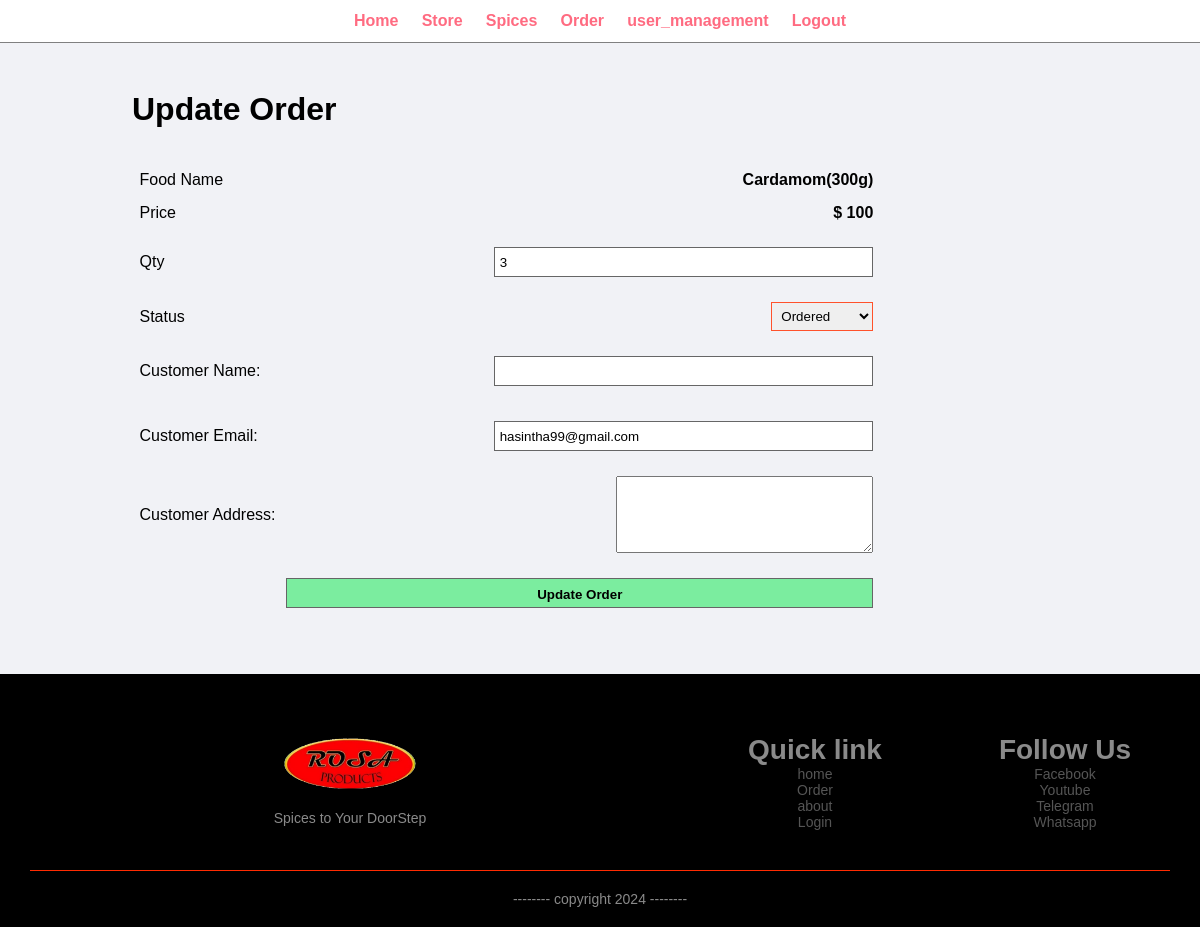
Screenshot of /admin/update-order.php?id=27 (signed in) with the database file from the repository.
### tables this page shows
CREATE TABLE `orders` (
  `id` int(15) NOT NULL,
  `product_code` varchar(255) NOT NULL,
  `product_name` varchar(255) NOT NULL,
  `product_desc` varchar(255) NOT NULL,
  `price` int(10) NOT NULL,
  `units` int(5) NOT NULL,
  `total` int(15) NOT NULL,
  `date` timestamp NOT NULL DEFAULT current_timestamp(),
  `email` varchar(255) NOT NULL,
  `Iname` varchar(100) NOT NULL,
  `address` varchar(250) NOT NULL,
  `contact` varchar(20) NOT NULL,
  `status` varchar(50) NOT NULL,
  `distric` varchar(100) NOT NULL
);

### admin/update-order.php (the view, shortened to what this page needs)
<?php include('partials/menu.php'); ?>
<div class="main-content">
    <div class="wrapper">
        <h1>Update Order</h1>
        <br><br>
        <?php
            if(isset($_GET['id']))
            {
                $id=$_GET['id'];
                $sql = "SELECT * FROM orders WHERE id=$id";
                $res = mysqli_query($conn, $sql);
                $count = mysqli_num_rows($res);
                if($count==1)
                {
                    $row=mysqli_fetch_assoc($res);
                    $food = $row['product_name'];
                    $price = $row['price'];
                    $qty = $row['units'];
                    $status = $row['status'];
                    $customer_name = $row['Iname'];
                    $customer_email = $row['email'];
                    $customer_address = $row['address'];
                }
                else
                {
                    header('location:'.SITEURL.'admin/manage-order.php');
                }
            }
            else
            {
                header('location:'.SITEURL.'admin/manage-order.php');
            }
        ?>
        <form action="" method="POST">
            <table class="tbl-80">
                <tr>
                    <td>Food Name</td>
                    <td><b> <?php echo $food; ?> </b></td>
                </tr>
                <tr>
                    <td>Price</td>
                    <td>
                        <b> $ <?php echo $price; ?></b>
                    </td>
                </tr>
                <tr>
                    <td>Qty</td>
                    <td>
                        <input type="number" name="qty" value="<?php echo $qty; ?>">
                    </td>
                </tr>
                <tr>
                    <td>Status</td>
                    <td>
                        <select name="status">
                            <option <?php if($status=="Ordered"){echo "selected";} ?> value="Ordered">Ordered</option>
                        </select>
                    </td>
                </tr>
                <tr>
                    <td>Customer Name: </td>
                    <td>
                        <input type="text" name="customer_name" value="<?php echo $customer_name ; ?>">
                    </td>
                </tr>
                <tr>
                    <td>Customer Email: </td>
                    <td>
                        <input type="text" name="customer_email" value="<?php echo $customer_email; ?>">
                    </td>
                </tr>
                <tr>
                    <td>Customer Address: </td>
                    <td>
                        <textarea name="customer_address" cols="30" rows="5"><?php echo $customer_address; ?></textarea>
                    </td>
                </tr>
                <tr>
                    <td colspan="2">
                        <input type="submit" name="submit" value="Update Order" class="btn-secondary">
                    </td>
                </tr>
            </table>
        </form>
    </div>
</div>
<?php include('partials/footer.php'); ?>

### css/admin.css (style rules this page uses)
* { margin: 0; padding: 0; font-family: Arial, Helvetica, sans-serif; }
.wrapper { padding: 1%; width: 80%; margin: 0 auto; }
table tr td { padding: 1%; }
.btn-secondary { background-color: #7bed9f; padding: 1%; color: black; text-decoration: none; font-weight: bold; }
.main-content { background-color: #f1f2f6; padding: 3% 0; }

### css/stylesheet.css (style rules this page uses)
* { margin: 0; padding: 0; box-sizing: border-box; }
body { font-family: 'Poppins', sans-serif; }
select { border: 1px solid #ff522b; padding: 5px; }
form input { width:100%; height:30px; margin:10px 0; padding: 0 10px; border: 1px solid #666; }
table { width:100%; border-collapse: collapse; }
td { padding:10px 5px; }
td input { width: 80%; height:30px; padding: 5px; }
.tbl-80 { width: 80%; }
td:last-child { text-align: right; }

### rows the page displays
orders: product_name "Cardamom(300g)", price "100", qty "3", customer_email "hasintha99@gmail.com"
